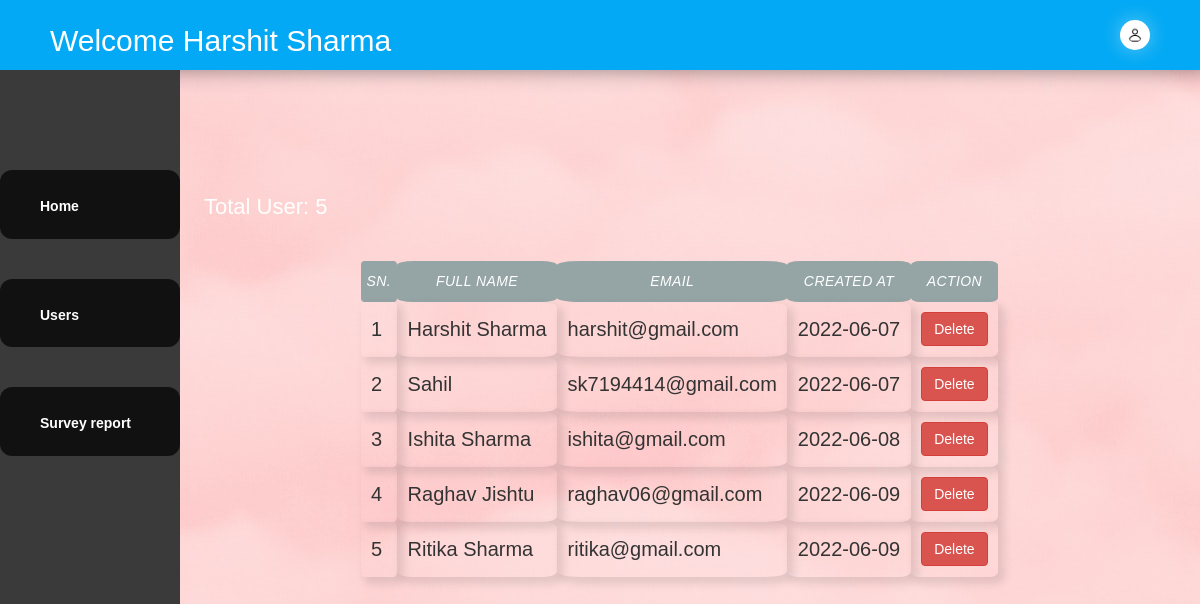
Screenshot of /admin/users.php (signed in) with the database file from the repository.
### tables this page shows
CREATE TABLE `users` (
  `id` int(10) NOT NULL,
  `name` varchar(255) NOT NULL,
  `email` varchar(255) NOT NULL,
  `password` varchar(30) NOT NULL,
  `date` date NOT NULL DEFAULT current_timestamp()
);

### admin/users.php (the view, shortened to what this page needs)
<?php
  include '../nav.php';
  include 'sidebar.php';
  $q = mysqli_query($conn,"SELECT * FROM users");
  $total = mysqli_num_rows($q);
  ?>
<head>
</head>
<body style="background-image: url('clouds.jpg');">
<p id="entries">Total User: <?php echo $total; ?></p>
  <table border="1" cellspacing="0" cellpadding="10">
    <tr>
      <th>Sn.</th>
      <th>Full Name</th>
      <th>Email</th>
      <th>Created At</th>
      <th>Action</th>
    </tr>
    <?php
    $sql = "SELECT * FROM users";
    $result = mysqli_query($conn,$sql);
    $sn = 1;
    if (mysqli_num_rows($result) > 0) {
    while($row = mysqli_fetch_assoc($result)) {
      $id = $row['id'];
    ?>
    <tr>
      <td><?php echo $sn++;?></td>
      <td><?php echo $row['name']?></td>
      <td><?php echo $row['email']?></td>
      <td><?php echo $row['date']?></td>
      <td><?php
          echo '<a href="update.php?q=deleteuser&id='.$id.'">
          <button class="btn btn-danger">Delete</button>
          </a>';
      ?></td>
    <tr>
      <?php }};?>
  </table>
</body>

### welcome.css (style rules this page uses)
* { margin: 0; padding: 0; box-sizing: border-box; font-family: 'Poppins',sans-serif; }
body { position: relative; }
table { font-size: 2rem; }

### admin/navbar.css (style rules this page uses)
* { margin: 0; padding: 0; box-sizing: border-box; font-family: 'Poppins',sans-serif; }
body { position: relative; }
table { font-size: 2rem; }

### admin/sidebar.php (style rules this page uses)
* { margin: 0; padding: 0; box-sizing: border-box; font-family: 'Poppins',sans-serif; }

### admin/users.php (style rules this page uses)
table { position: absolute; top: 30%; left: 30%; display: flex; justify-content: center; align-items: center; border: transparent; }
table th { text-align: center; color: #fff; padding: 1rem .6rem; font-style: italic; font-weight: 300; background-color: #95A5A6; font-size: 14px; text-transform: uppercase; letter-spacing: 0.03em; border: rosybrown; border-radius: 10%; }
table tr td { padding: 1rem; background: transparent; box-shadow: 5px 5px 9px 2px rgba(0, 0, 0, 0.1); flex-basis: 10%; border-radius: 10%; }
#entries { position: absolute; top:22%; left:17%; font-size: 2.2rem; color: #ffffff; }

### rows the page displays
users: name "Harshit Sharma", email "harshit@gmail.com", date "2022-06-07"
users: name "Sahil", email "sk7194414@gmail.com", date "2022-06-07"
users: name "Ishita Sharma", email "ishita@gmail.com", date "2022-06-08"
users: name "Raghav Jishtu", email "raghav06@gmail.com", date "2022-06-09"
users: name "Ritika Sharma", email "ritika@gmail.com", date "2022-06-09"

### other values shown
$_SESSION['username'] "Harshit Sharma"
$total "5"
